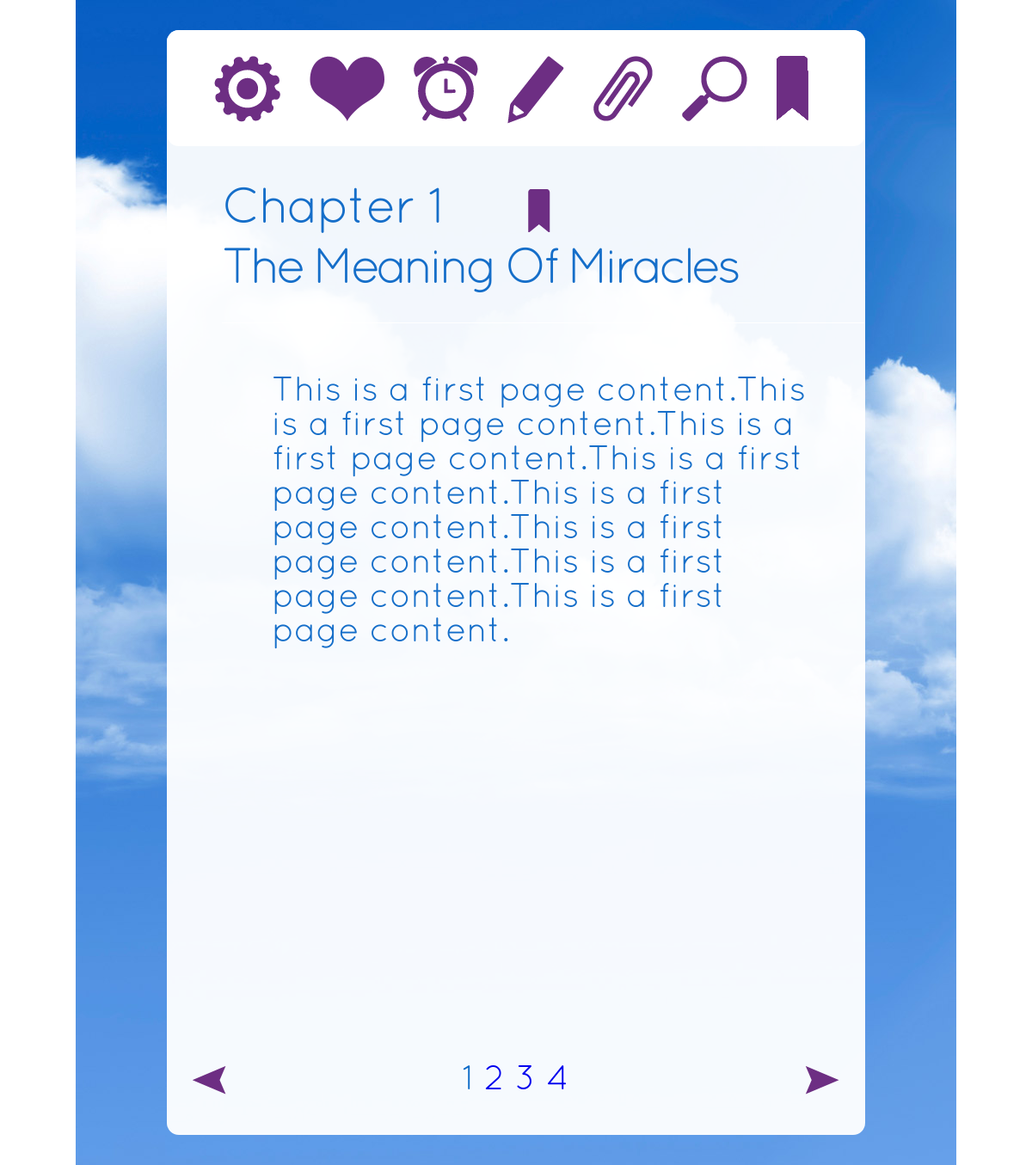
Screenshot of /acim/chapter.php?chid=1&pageno=1 with the database file from the repository.
### tables this page shows
CREATE TABLE IF NOT EXISTS `tbl_chapter` (
  `tbl_ch_id` int(11) NOT NULL AUTO_INCREMENT,
  `tbl_ch_bookid` int(11) NOT NULL,
  `tbl_ch_no` int(11) NOT NULL,
  `tbl_ch_name` varchar(100) NOT NULL,
  `tbl_ch_date` datetime NOT NULL,
  PRIMARY KEY (`tbl_ch_id`)
);

CREATE TABLE IF NOT EXISTS `tbl_page` (
  `tbl_page_id` int(11) NOT NULL AUTO_INCREMENT,
  `tbl_page_chid` int(11) NOT NULL,
  `tbl_page_bookid` int(11) NOT NULL,
  `tbl_page_no` int(11) NOT NULL,
  `tbl_page_content` text NOT NULL,
  PRIMARY KEY (`tbl_page_id`)
);

### acim/include/common_function.php (called while the page is built, shortened)
<?php
function GetChapternoFromPageno($bookid,$pageno){
   $query = "SELECT tbl_page_chid FROM tbl_page WHERE tbl_page_bookid = ".$bookid." AND tbl_page_no = ".$pageno;
   $res = qs($query);
   if(empty($res)){
      return 0;
   }else{
      return $res['tbl_page_chid'];
   }
}
function CountIcon($userid,$pageno,$chid,$IconType){
  $query = "SELECT tbl_icon_no FROM tbl_icon WHERE tbl_icon_userid = ".$userid." AND tbl_icon_pageno = ".$pageno." AND tbl_icon_chid = ".$chid." AND tbl_icon_type = '".$IconType."' ORDER BY tbl_icon_no DESC LIMIT 1";
  $res = q($query);
  if(empty($res)){
      return 0;
   }else{
      return $res[0]['tbl_icon_no'];
   }
}
?>

### acim/include/db.class.php (called while the page is built, shortened)
<?php
class db {
    private static $db;
    public static function __d($explicit=0) {
        if ($explicit == 1) {
            self::$db = new db(C_DB_HOST, C_DB_UNAME, C_DB_PASSWORD, C_DB_NAME);
        } else if (!isset($db)) {
            self::$db = new db();
        }
        return self::$db;
    }
    public function query($query) {
        if ($res = mysql_query($query))
            return $res;
        else {
            d(mysql_error());
            back_trace();
            d($query);
        }
    }
    public function format_data($result, $field=NULL, $second_field=NULL, $third_field=NULL) {
        $data_array = array();
        if ($result) {
            while ($array = mysql_fetch_assoc($result)) {
                $t = array();
                foreach ($array as $field_name => $value) {
                    $t[$field_name] = ($value);
                }
                if (isset($field)) {
                    if (isset($second_field)) {
                        if (isset($third_field)) {
                            $data_array[$t[$field]][$t[$second_field]][$t[$third_field]] = $t;
                        } else {
                            $data_array[$t[$field]][$t[$second_field]] = $t;
                        }
                    } else {
                        $data_array[$t[$field]][] = $t;
                    }
                } else {
                    $data_array[] = $t;
                }
            }
        }
        return $data_array;
    }
}
function q($query='') {
    $_db = db::__d();
    return $_db->format_data($_db->query($query));
}
function qs($q) {
    $d = q($q);
    if(count($d) > 0){
	   return $d[0];
	} else {
	   return "";
	}
}
?>

### acim/chapter.php (the view, shortened to what this page needs)
<?php
include('include/db.class.php');
include('include/common_function.php');
?>
<!DOCTYPE html>
<html>
<head>
   <link rel="stylesheet" type="text/css" href="css/query.css"/>
   <link rel="stylesheet" type="text/css" href="css/custom.css"/>
	<link rel="stylesheet" href="http://code.jquery.com/mobile/1.0a2/jquery.mobile-1.0a2.min.css" />
</head>
<body>
<div data-role="page">
   <div data-role="content">
	 <div class="inner_bg">
    	<div class="example-chep">
          <div class="top-menu">
          	<ul>
            	<li class="setting-icon"><a href="#"></a></li>
                <li class="heart-icon"><a href="#"></a></li>
                <li class="time-icon"><a href="#"></a></li>
                <li class="pen-icon"><a href="javascript:void(0);" onClick="return select_highlight();"></a></li>
                <li class="pin-icon"><a href="#"></a></li>
                <li class="search-icon"><a href="#"></a></li>
                <li class="tag-icon" style="position:relative;">
				<?php
				if(!isset($_REQUEST['pageno'])){
				  $pageno = 1;
				} else {
				  $pageno = $_REQUEST['pageno'];
				}
				$chid = trim($_REQUEST['chid']);
				$userid = 1;
				$counticon = CountIcon($userid,$pageno,$chid,'bookmark');
				for($i=10;$i>$counticon;$i--) { ?>
				   <a href="javascript:void(0)" class="drag" style="position:absolute;" data-id="<?php echo $i; ?>"></a>
				<?php } ?>
				</li>
            </ul>
          </div>
          <div class="midd-cont" style="height:77%">
		  <?php
			    $query = "SELECT * FROM tbl_chapter where tbl_ch_id = ".trim($_REQUEST['chid']);
				$res = qs($query);
				if($pageno == 1){
				  $prepage = $pageno;
				} else {
				  $prepage = $pageno-1;
				}
				$nxtpage = $pageno+1;
				$chid = $res['tbl_ch_id'];
				$bookid = $res['tbl_ch_bookid']
		  ?>
          	<h4>Chapter <?php echo $res['tbl_ch_no']; ?></h4>
            <p><?php echo $res['tbl_ch_name']; ?></p>
			<?php
				  $where = " tbl_page_chid = ".$chid." AND tbl_page_bookid = ".$bookid." AND tbl_page_no = ".$pageno;
		          $query_count = "SELECT tbl_page_id FROM tbl_page where ".$where;
			      $res_count = q($query_count);
			?>
            	<div class="chapter-detail" style="">
                    <?php if(count($res_count) > 0){ ?>
					<div class="bookmark-page get-icon">
                        <ul>
                            <li id="bookmark_icon" class="droppable book-mark-icon" style="position:relative;">&nbsp;
							</li>
						</ul>
                     </div>
					<?php } ?>
					<div class="cont-text unselectable" <?php if(count($res_count) > 0){ ?>  <?php } ?> id="content_area" >
					  <?php
						  if(count($res_count) > 0){
						     $query = "SELECT tbl_page_content FROM tbl_page where ".$where;
						     $res = qs($query);
					   ?>
					   <?php
					   $query_1 = "SELECT tbl_highlighted_icon_content FROM tbl_highlighted_icon WHERE tbl_highlighted_icon_userid = ".$userid." AND tbl_highlighted_icon_chid = ".$chid." AND tbl_highlighted_icon_pageno = ".$pageno." ORDER BY tbl_highlighted_icon_id ASC";
                       $res_1 = q($query_1);
					   $content_display = $res['tbl_page_content'];
					   echo $content_display;  ?>
					   <?php
						  } else {
						     echo "No Record Found.";
					  ?>
					 <?php } ?>
                </div>
          </div>
		  <?php
				$query = "SELECT tbl_page_no,tbl_page_chid FROM tbl_page where tbl_page_bookid = ".$bookid." ORDER BY tbl_page_no ASC";
				$res = q($query);
				$total_page = count($res);
		  ?>
    	</div>
		  <div class="footer-cont">
          	<span class="left-arrow">
			<?php  if($pageno != 1){ ?>
			<a href="javascript:void(0);" data-ajax="false" onClick="return redirect_page('chapter.php?chid=<?php echo GetChapternoFromPageno($bookid,$prepage); ?>&pageno=<?php echo $prepage; ?>');">
			   <img src="images/left-arrow.png" />
			</a>
			<?php } else { ?>
			   <a href="javascript:void(0);" data-ajax="false"><img src="images/left-arrow.png" /></a>
			<?php } ?>
			</span>
           	<div class="pagination">
			   <?php
				  $end_page = $pageno + 2;
				  $start_page = $end_page - 3;
				  if($start_page < 1){
				     $start_page = 1;
				  }
				  $end_page = $start_page + 3;
				  for($i=($start_page-1);$i<$end_page;$i++){
					   if($pageno == $res[$i]['tbl_page_no']){
						  echo $pageno;
					   } else {
				   ?>
						 <a href="javascript:void(0);" data-ajax="false" onClick="return redirect_page('chapter.php?chid=<?php echo $res[$i]['tbl_page_chid']; ?>&pageno=<?php echo $res[$i]['tbl_page_no']; ?>');"><?php echo $res[$i]['tbl_page_no']; ?></a>
				   <?php
					   }
			      }
			    ?>
			</div>
            <span class="right-arrow">
			<?php  if($pageno >= $total_page){ ?>
			   <a href="javascript:void(0);" data-ajax="false"><img src="images/right-arrow.png" /></a>
			<?php } else { ?>
			  <a href="javascript:void(0);" data-ajax="false" onClick="return redirect_page('chapter.php?chid=<?php echo GetChapternoFromPageno($bookid,$nxtpage); ?>&pageno=<?php echo $nxtpage; ?>');"><img src="images/right-arrow.png" /></a>
			<?php } ?>
			</span>
          </div>
    </div>
   </div>
</div>
</div>
</body>
</html>

### acim/css/query.css (style rules this page uses)
body, div, dl, dt, dd, ul, ol, li, h1, h2, h3, h4, h5, h6, pre, code, form, fieldset, legend, input, textarea, p, blockquote, th, td { margin: 0;padding: 0; }
ul { list-style:none; }
a,a:visited { outline: none;text-decoration: none; }
img { margin: 0;padding: 0;border: 0;outline: 0; }
body { margin: 0;padding: 0;font-family:Arial, Helvetica, sans-serif;font-size: 12px;color:#000;line-height:20px; }
.inner_bg { background: url(../images/inner_bg.jpg) no-repeat center top; padding:35px 0 }
.example-chep { width:812px; height:1285px; margin:0 auto; background:url(../images/white_bg.png) repeat; border-radius:14px; position:relative }
.top-menu ul li.setting-icon a { background:url(../images/exp-setting.png) no-repeat 0 0; height:77px; width:77px; display:block }
.top-menu ul li.heart-icon a { background:url(../images/exp-heart.png) no-repeat 0 0; height:76px; width:87px; display:block }
.top-menu ul li.time-icon a { background:url(../images/exp-time.png) no-repeat 0 0; height:76px; width:75px; display:block }
.top-menu ul li.pen-icon a { background:url(../images/exp-editt.png) no-repeat 0 0; height:79px; width:66px; display:block }
.top-menu ul li.pin-icon a { background:url(../images/exp-pin.png) no-repeat 0 0; height:76px; width:69px; display:block }
.top-menu ul li.search-icon a { background:url(../images/exp-search.png) no-repeat 0 0; height:76px; width:76px; display:block }
.top-menu ul li.tag-icon a { background:url(../images/exp-tag.png) no-repeat 0 0; height:75px; width:37px; display:block }
.top-menu { background:#FFF; border-radius:14px; height:75px; padding:30px 55px; }
.top-menu ul li { float:left; margin-right:34px }
.top-menu ul li.tag-icon { margin-right:0 !important }
.midd-cont { padding-left:64px; margin-top:50px; }
.midd-cont h4 { background:url(../images/current_chp.png) no-repeat right center;font-family: QuicksandBook; font-size:58px; line-height: 50px; color: #156EC9; font-weight:normal; width:382px; margin-bottom:5px; letter-spacing:-2px }
.midd-cont p { font-family: QuicksandBook; font-size:58px; line-height: 80px; color: #156EC9; font-weight:normal; letter-spacing:-5px; border-bottom:1px solid #fff;padding-bottom:20px }
.chapter-detail { margin-top:60px }
.bookmark-page { float:left; padding-right:20px; width:38px }
.cont-text { color:#156ec9; font-size:40px; line-height:40px; font-family:QuicksandBook; float:left; width:640px }
.footer-cont { padding:0 30px; margin-top:30px; text-align:center }
.footer-cont .left-arrow { float:left }
.footer-cont .right-arrow { float:right }
.footer-cont .pagination { display:inline-block; font-size:40px; color:#0d6ac7; line-height:36px; font-family:QuicksandBook; font-weight:normal }

### acim/chapter.php (style rules this page uses)
.unselectable { -webkit-user-select: none; -khtml-user-select: none; -moz-user-select: none; -webkit-touch-callout: none; -ms-user-select: none; -o-user-select: none; user-select: none; }

### rows the page displays
tbl_chapter: tbl_ch_no "1", tbl_ch_name "The Meaning Of Miracles"
tbl_page: tbl_page_content "This is a first page content.This is a first page content.This is a first page content.This is a first page content.This is a first page content.This is a first page content.This is a first page content.This is a first page content."
tbl_page: tbl_page_no "2"
tbl_page: tbl_page_no "3"
tbl_page: tbl_page_no "4"
